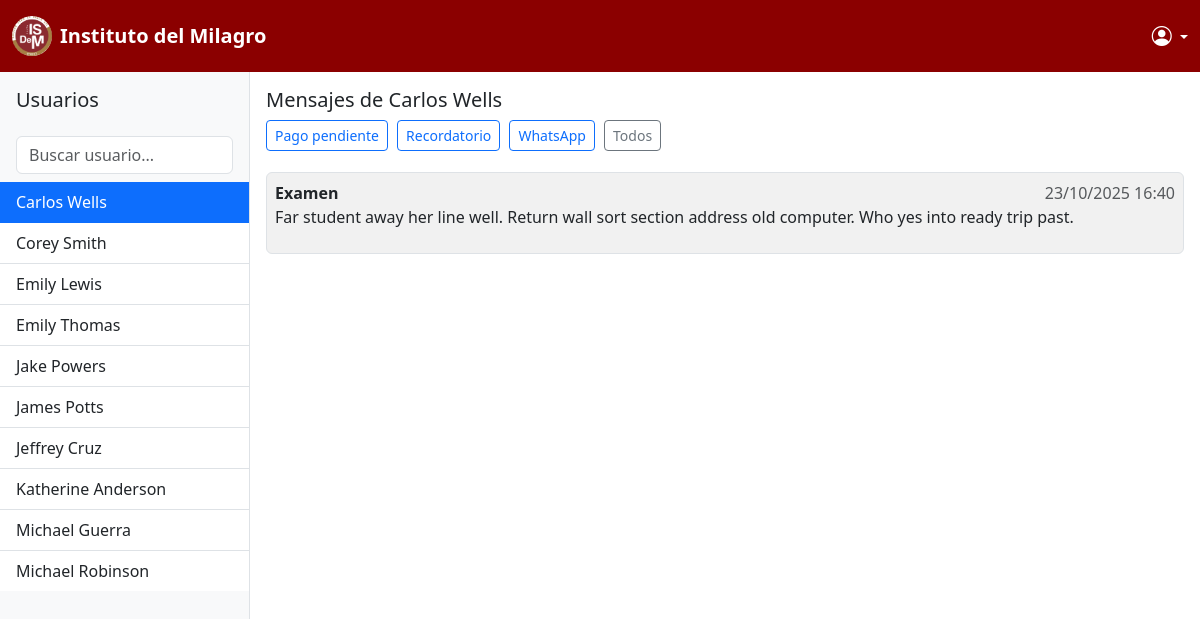
The page /panel/ on the database as committed earlier.
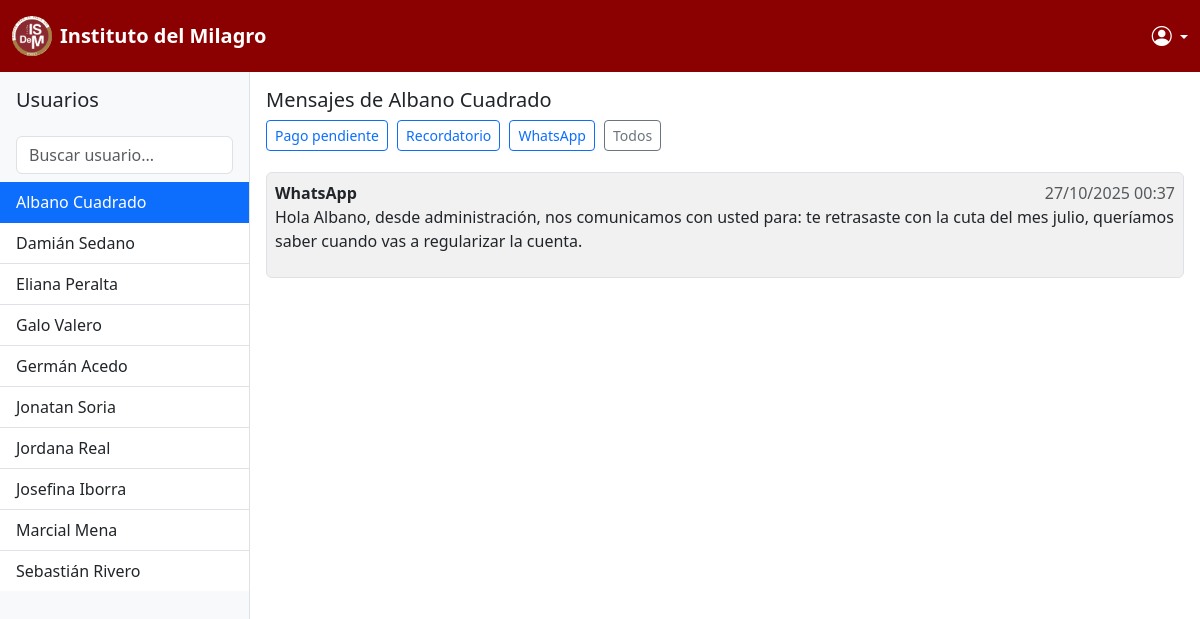
The same page on the database as committed later.
### mensajes/models.py (models this page shows, shortened)
class PerfilAlumno(models.Model):
    user = models.OneToOneField(User, on_delete=models.CASCADE)
    dni = models.CharField(max_length=20, unique=True)
    telefono = models.CharField(max_length=20, blank=True, null=True)
    direccion = models.CharField(max_length=200, blank=True, null=True)
    carrera = models.ForeignKey(Carrera, on_delete=models.SET_NULL, blank=True, null=True)
    estado_documentacion = models.BooleanField(default=True)  # True = completa, False = faltante
    estado_pago = models.BooleanField(default=True)  # True = al día, False = pendiente
    def __str__(self):
        return f"{self.user.first_name} {self.user.last_name}"

class Notificacion(models.Model):
    alumno = models.ForeignKey(PerfilAlumno, on_delete=models.CASCADE)
    tipo = models.ForeignKey(TipoNotificacion, on_delete=models.CASCADE)
    fecha_envio = models.DateTimeField(auto_now_add=True)
    estado_envio = models.CharField(max_length=50)  # "Enviado", "Fallido", "Pendiente"
    mensaje = models.TextField(default="mensaje por defecto")

class TipoNotificacion(models.Model):
    nombre_tipo = models.CharField(max_length=100)

### mensajes/views.py (the view)
# urls.py: path('panel/', views.panel_admin, name='panel_admin'),
def panel_admin(request):
    alumnos = PerfilAlumno.objects.filter(user__is_staff=False).order_by('user__first_name')
    print(alumnos)
    alumno_seleccionado = alumnos.first() if alumnos.exists() else None
    notificaciones = []
    if alumno_seleccionado:
        notificaciones = Notificacion.objects.filter(alumno=alumno_seleccionado).order_by('-fecha_envio')
    context = {
        'alumnos': alumnos,
        'alumno_seleccionado': alumno_seleccionado,
        'notificaciones': notificaciones,
    }
    return render(request, 'mensajes/panel_admin.html', context)

### mensajes/templates/mensajes/panel_admin.html (shortened to what this page needs)
<!DOCTYPE html>
<html lang="es">
<head>
    <link href="https://cdn.jsdelivr.net/npm/bootstrap@5.3.1/dist/css/bootstrap.min.css" rel="stylesheet">
</head>
<body>
    {% include "mensajes/navbar.html" %}
<div class="d-flex vh-100">
    <div class="sidebar bg-light border-end" style="width: 250px; overflow-y: auto;">
        <h5 class="p-3">Usuarios</h5>
        <div class="px-3 pb-2">
            <input type="text" id="searchUser" class="form-control" placeholder="Buscar usuario...">
        </div>
       <ul id="alumnosList" class="list-group list-group-flush">
        {% for alumno in alumnos %}
            <li class="list-group-item {% if alumno == alumno_seleccionado %}active{% endif %}"
                data-alumno-id="{{ alumno.id }}">
                {{ alumno.user.first_name }} {{ alumno.user.last_name }}
            </li>
        {% endfor %}
    </ul>
    </div>
    <div class="chat-area d-flex flex-column flex-grow-1">
        <div class="messages flex-grow-1 p-3" style="overflow-y: auto;">
            {% if alumno_seleccionado %}
                <h5>Mensajes de {{ alumno_seleccionado.user.first_name }} {{ alumno_seleccionado.user.last_name }}</h5>
                <div id="filtros" class="mb-3">
                    <button class="btn btn-sm btn-outline-primary filtro-btn" data-tipo="Pago pendiente">Pago pendiente</button>
                    <button class="btn btn-sm btn-outline-primary filtro-btn" data-tipo="Recordatorio">Recordatorio</button>
                    <button class="btn btn-sm btn-outline-primary filtro-btn" data-tipo="WhatsApp">WhatsApp</button>
                    <button class="btn btn-sm btn-outline-secondary filtro-btn" data-tipo="Todos">Todos</button>
                </div>
                {% if notificaciones %}
                    {% for notificacion in notificaciones %}
                        <div class="message border rounded p-2 mb-2" data-tipo="{{ notificacion.tipo.nombre_tipo }}">
                            <strong>{{ notificacion.tipo.nombre_tipo }}</strong>
                            <span class="text-muted float-end">{{ notificacion.fecha_envio|date:"d/m/Y H:i" }}</span>
                            <p>{{ notificacion.mensaje }}</p>
                        </div>
                    {% endfor %}
                {% else %}
                    <p class="text-muted">Este alumno no tiene notificaciones.</p>
                {% endif %}
            {% else %}
                <p class="text-muted">No hay alumnos registrados.</p>
            {% endif %}
        </div>
    </div>
</div>
 <link href="https://cdn.jsdelivr.net/npm/bootstrap@5.3.3/dist/css/bootstrap.min.css" rel="stylesheet">
    <link rel="stylesheet" href="https://cdn.jsdelivr.net/npm/bootstrap-icons@1.11.3/font/bootstrap-icons.min.css">
</body>
</html>

Rows that differ between the two databases and show on the page:
removed PerfilAlumno: user.first_name "Corey", user.last_name "Smith"
removed PerfilAlumno: user.first_name "Emily", user.last_name "Lewis"
removed PerfilAlumno: user.first_name "Jake", user.last_name "Powers"
removed PerfilAlumno: user.first_name "James", user.last_name "Potts"
removed PerfilAlumno: user.first_name "Jeffrey", user.last_name "Cruz"
removed PerfilAlumno: user.first_name "Katherine", user.last_name "Anderson"
removed PerfilAlumno: user.first_name "Michael", user.last_name "Guerra"
removed PerfilAlumno: user.first_name "Michael", user.last_name "Robinson"
no longer on this page (row edited): Notificacion: tipo.nombre_tipo "Examen", fecha_envio "23/10/2025 16:40", mensaje "Far student away her line well. Return wall sort section address old computer. Who yes into ready trip past."
added PerfilAlumno: user.first_name "Albano", user.last_name "Cuadrado"
added PerfilAlumno: user.first_name "Damián", user.last_name "Sedano"
added PerfilAlumno: user.first_name "Eliana", user.last_name "Peralta"
added PerfilAlumno: user.first_name "Galo", user.last_name "Valero"
added PerfilAlumno: user.first_name "Germán", user.last_name "Acedo"
changed PerfilAlumno: user.first_name "Emily" → "Jonatan"; user.last_name "Thomas" → "Soria"; moves up the list
added PerfilAlumno: user.first_name "Jordana", user.last_name "Real"
added PerfilAlumno: user.first_name "Josefina", user.last_name "Iborra"
changed PerfilAlumno: user.first_name "Carlos" → "Marcial"; user.last_name "Wells" → "Mena"
added PerfilAlumno: user.first_name "Sebastián", user.last_name "Rivero"
now on this page (row edited): Notificacion: tipo.nombre_tipo "WhatsApp", fecha_envio "27/10/2025 00:37", mensaje "Hola Albano, desde administración, nos comunicamos con usted para: te retrasaste con la cuta del mes julio, queríamos saber cuando vas a regularizar la cuenta."
Other text that changed with them:
{{ alumno_seleccionado.user.first_name }}: "Carlos" → "Albano"
{{ alumno_seleccionado.user.last_name }}: "Wells" → "Cuadrado"
